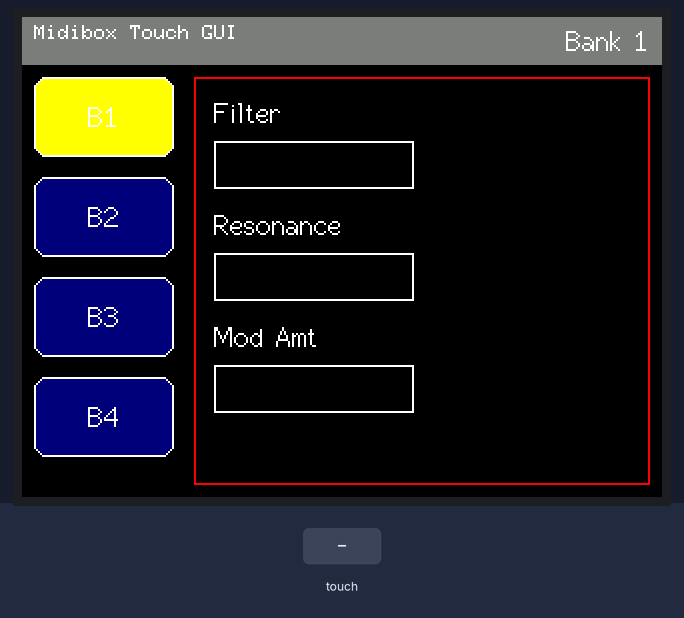
A sketch run on a simulated ESP32. On the bench: 320×240 colour display. Inputs (shaded band) come from the test bench. What the sketch prints to the serial monitor is not drawn.

Above: at 1.7 s.
1.8 s: touch panel pressed at 38 % / 10 % of its raw x / y range
At 3.1 s:
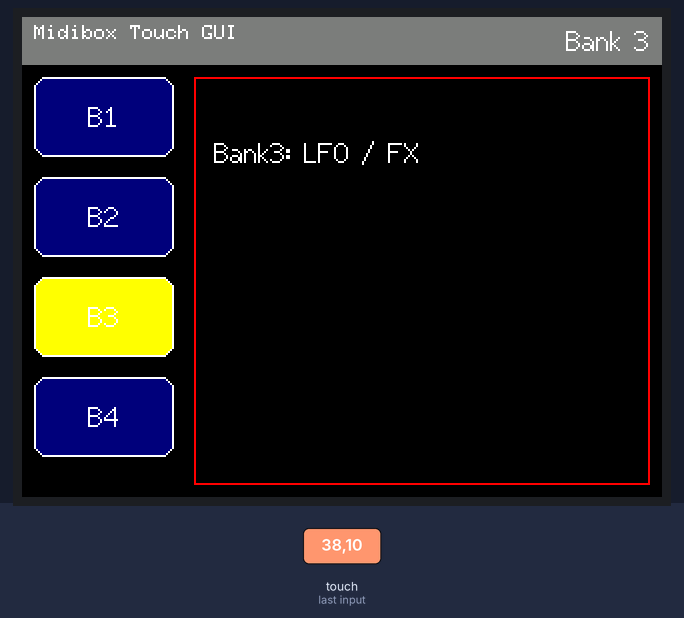
3.4 s: touch panel pressed at 62 % / 10 % of its raw x / y range
At 4.7 s:
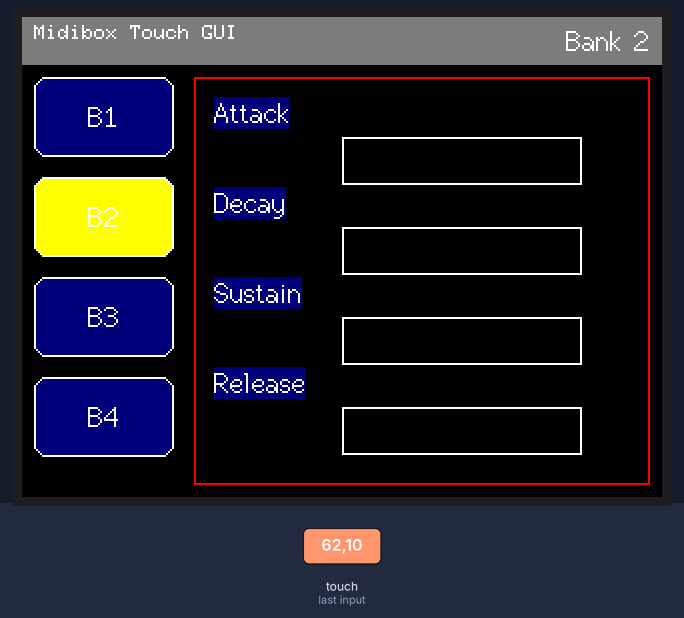
5.0 s: touch panel pressed at 87 % / 10 % of its raw x / y range
At 5.9 s:
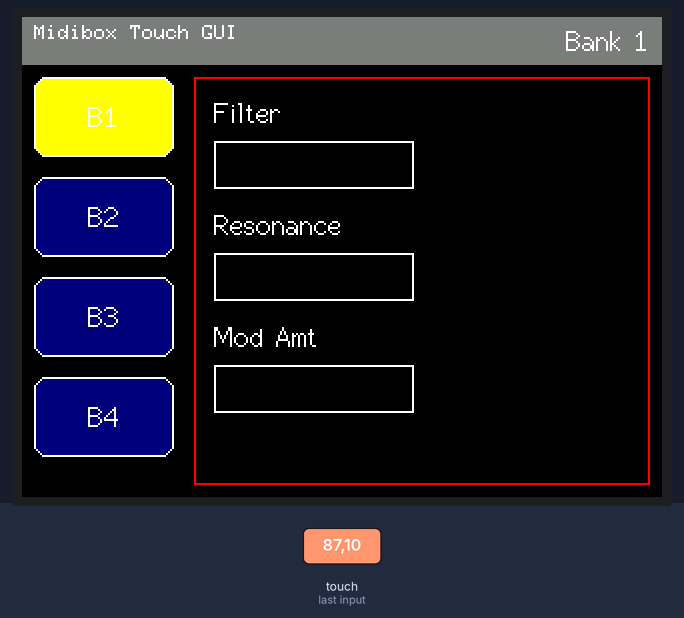
6.6 s: touch panel pressed at 13 % / 30 % of its raw x / y range
Timing chart, 0 to 9.1 s (numbered marks = the images above; inputs shaded):
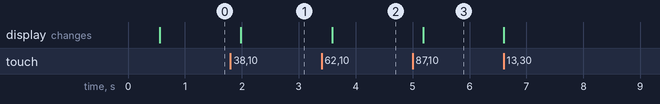

Measured:
- after the input at 1.8 s, the display: changes after 0.18 s (image 1)
- after the input at 3.4 s, the display: changes after 0.19 s (image 2)
- after the input at 5.0 s, the display: changes after 0.19 s (image 3)

The sketch:

Midibox_TFT_GUI.ino
```cpp
#include <Arduino.h>
#include <Wire.h>
#include <TFT_eSPI.h>
#include <Adafruit_FT6206.h>

#include "gui_page1.h"
#include "gui_page2.h"
#include "gui_page3.h"
#include "gui_common.h"

TFT_eSPI tft;
Adafruit_FT6206 ts;
int currentBank = 1;

void setup() {
  Serial.begin(115200);
  delay(300);
  Serial.println("\nBOOT");

  // Backlight (tie panel LED/BL to 3V3 if you don't use this pin)
#ifndef TFT_BL
#define TFT_BL 32
#endif
  pinMode(TFT_BL, OUTPUT);
  digitalWrite(TFT_BL, HIGH);

  tft.init();
  tft.setRotation(3);               // 0..3 as you like

  Wire.begin(21,22);
  bool ok = ts.begin(40, &Wire);    // FT6236 @ 0x38
  Serial.println(ok ? "Touch OK" : "Touch NOT found");

  drawChrome(tft, currentBank);
  drawPage1(tft);

  Serial.println("UI ready");
}

void loop() {
  static uint32_t hb=0;
  if (millis()-hb>1000) { hb=millis(); Serial.println("heartbeat"); }

  int16_t x,y;
  if (pointToScreen(ts,x,y)) {
    Serial.printf("Touch: %d,%d\n", x, y);
    tft.fillCircle(x, y, 3, TFT_YELLOW);

    int prev = currentBank;
    handleTouchBankButtons(x,y,currentBank);
    if (currentBank != prev) {
      tft.fillScreen(TFT_BLACK);
      drawChrome(tft, currentBank);
      switch (currentBank) {
        case 1: drawPage1(tft); break;
        case 2: drawPage2(tft); break;
        case 3: drawPage3(tft); break;
        default: drawPage1(tft); break;
      }
    }
  }
}
```

gui_common.h
```cpp
#pragma once
#include <TFT_eSPI.h>
#include <Adafruit_FT6206.h>

#define SW 320
#define SH 240

inline void drawChrome(TFT_eSPI &tft, int bank){
  tft.fillScreen(TFT_BLACK);
  tft.fillRect(0,0,SW,24,TFT_DARKGREY);
  tft.setTextColor(TFT_WHITE,TFT_DARKGREY);
  tft.setTextDatum(TL_DATUM);
  tft.drawString("Midibox Touch GUI",6,4);
  tft.drawRightString(String("Bank ")+bank, SW-6,4,2);

  for (int b=1;b<=4;++b){
    int y=30+(b-1)*50;
    uint16_t col=(b==bank)?TFT_YELLOW:TFT_NAVY;
    tft.fillRoundRect(6,y,70,40,6,col);
    tft.drawRoundRect(6,y,70,40,6,TFT_WHITE);
    tft.setTextColor(TFT_WHITE,col);
    tft.drawCentreString(String("B")+b, 41, y+12, 2);
  }

  tft.drawRect(86,30, SW-92, SH-36, TFT_RED);
}

inline bool pointToScreen(Adafruit_FT6206 &ts, int16_t &sx, int16_t &sy){
  if(!ts.touched()) return false;
  TS_Point p=ts.getPoint();               // FT6236 raw x~0..240, y~0..320
  // mapping for setRotation(3)
  sx = map(p.y, 0, 320, SW, 0);
  sy = map(p.x, 0, 240, 0, SH);
  if (sx<0) sx=0; if (sx>SW-1) sx=SW-1;
  if (sy<0) sy=0; if (sy>SH-1) sy=SH-1;
  return true;
}

inline void handleTouchBankButtons(int x,int y,int &bank){
  for (int b=1;b<=4;++b){
    int bx=6, by=30+(b-1)*50, bw=70, bh=40;
    if (x>=bx && x<bx+bw && y>=by && y<by+bh){ bank=b; return; }
  }
}
```

gui_page1.h
```cpp
#pragma once
#include <TFT_eSPI.h>
inline void drawPage1(TFT_eSPI &tft){
  tft.setTextColor(TFT_WHITE,TFT_BLACK);
  tft.drawString("Filter", 96, 40, 2);
  tft.drawRect(96, 62, 100, 24, TFT_WHITE);
  tft.drawString("Resonance", 96, 96, 2);
  tft.drawRect(96,118, 100, 24, TFT_WHITE);
  tft.drawString("Mod Amt", 96,152, 2);
  tft.drawRect(96,174, 100, 24, TFT_WHITE);
}
```

gui_page2.h
```cpp
#pragma once
#include <TFT_eSPI.h>
inline void drawPage2(TFT_eSPI &tft){
  const char* names[4]={"Attack","Decay","Sustain","Release"};
  for (int i=0;i<4;i++){
    int y=40+i*45;
    tft.drawString(names[i], 96, y, 2);
    tft.drawRect(160, y+20, 120, 24, TFT_WHITE);
  }
}
```

gui_page3.h
```cpp
#pragma once
#include <TFT_eSPI.h>
inline void drawPage3(TFT_eSPI &tft){
  tft.setTextColor(TFT_WHITE,TFT_BLACK);
  tft.drawString("Bank3: LFO / FX", 96, 60, 2);
}
```
